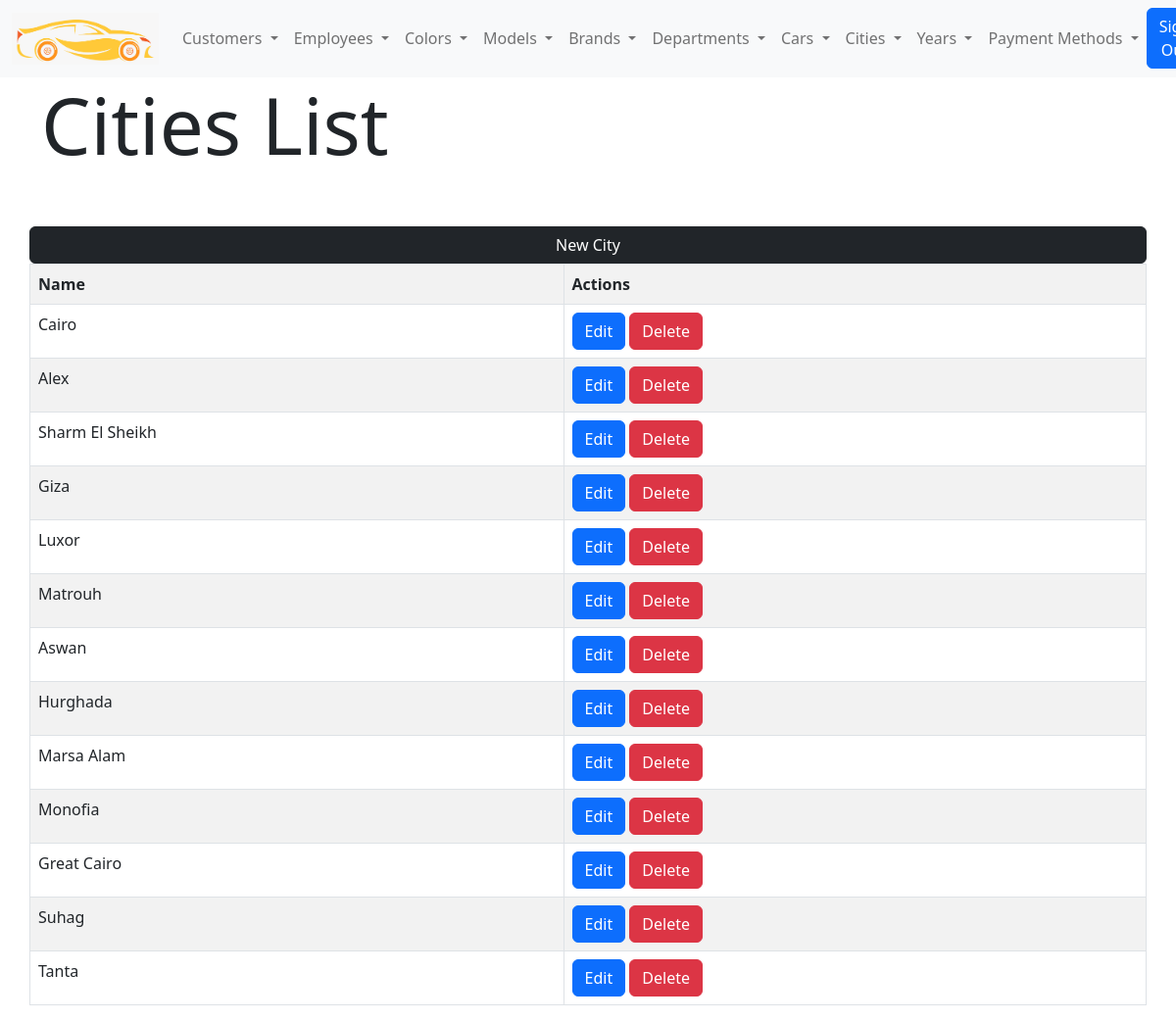
The app's page /cities-list.php (signed in) with its own data.
### tables this page shows
CREATE TABLE IF NOT EXISTS `cities` (
  `id` int(11) NOT NULL AUTO_INCREMENT,
  `image` varchar(255) NOT NULL DEFAULT 'default.png',
  `name` varchar(20) NOT NULL,
  `active` tinyint(4) NOT NULL DEFAULT '1',
  PRIMARY KEY (`id`)
);

### functions/cities-functions.php (called while the page is built, shortened)
<?php
function cities_list($status = "active"){
  global $conn;
  if ($status=="active") {
    $sql = "SELECT * FROM cities WHERE active=1";
  }elseif ($status="deleted") {
    $sql = "SELECT * FROM cities WHERE active=0";
  }
  $data = mysqli_query($conn,$sql);
  return $data;
}
 ?>

### cities-list.php (the view, shortened to what this page needs)
<?php
$data=cities_list();
 ?>
<!DOCTYPE html>
<html lang="en" dir="ltr">
<head>
    <?php include 'head-assets.php';?>
</head>
<body>
    <?php include 'navbar.php' ?>
    <div class="container">
        <div class="row">
            <h1 class="display-1">Cities List</h1>
            <a class="btn btn-dark mt-5 " href="cities-new">New City</a>
            <table class="table table-white table-bordered table-striped ">
                <tr>
                    <td><b>Name</b></td>
                    <td><b>Actions</b></td>
                </tr>
                <?php while ($city=mysqli_fetch_assoc($data)) {?>
                <tr>
                    <td><?php echo $city["name"]; ?></td>
                    <td>
                        <a class="btn btn-primary" href="cities-edit.php?id=<?php echo $city["id"]; ?>">Edit</a>
                        <a class="btn btn-danger" href="cities-list.php?id=<?php echo $city["id"]; ?>&action=delete ">Delete</a>
                    </td>
                </tr>
                <?php } ?>
            </table>
        </div>
    </div>
</body>
</html>

### records on screen
cities: name "Cairo"
cities: name "Alex"
cities: name "Sharm El Sheikh"
cities: name "Giza"
cities: name "Luxor"
cities: name "Matrouh"
cities: name "Aswan"
cities: name "Hurghada"
cities: name "Marsa Alam"
cities: name "Monofia"
cities: name "Great Cairo"
cities: name "Suhag"
cities: name "Tanta"
